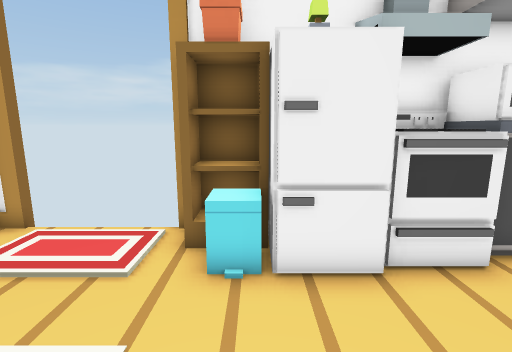
view 1 (above)

12 first-person views from a walk through a scene from a Unity 3-D project. The camera is 1.3 m above the floor, tilts 10° down and sees 85° across. The floor is counted in squares, 0.5 m on a side. Each view is taken from the middle of a square. On the plan, view 1 faces up. The plan holds only what a view shows up to about 19 squares ahead; the rest is blank. The place goes on beyond the plan. The player character is not drawn. Door leaves are left out, so doorways stand open.

view 2
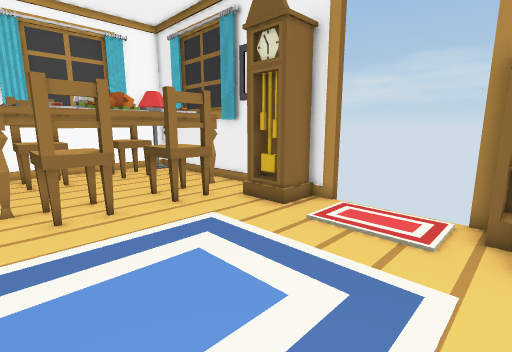

view 3
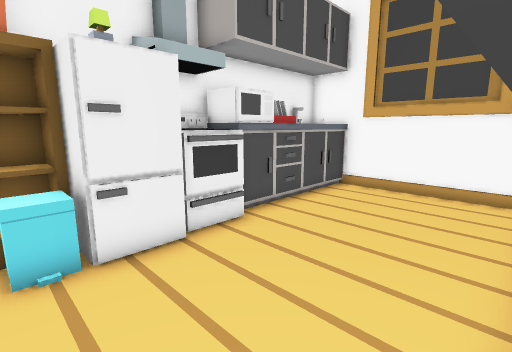

view 4
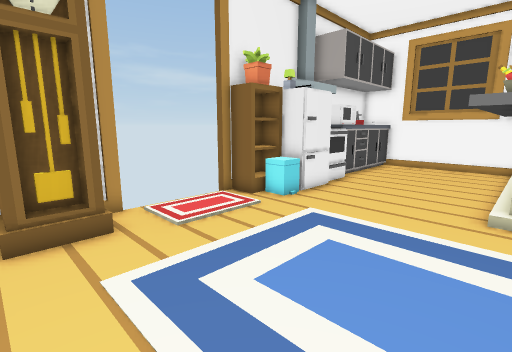

view 5
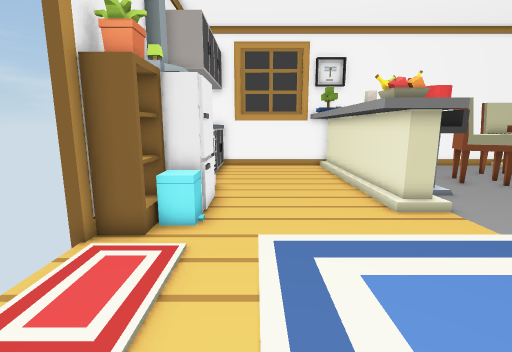

view 6
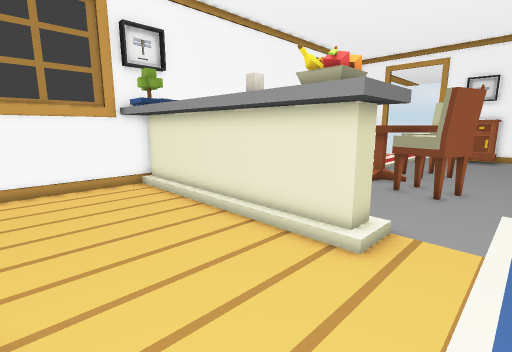

view 7
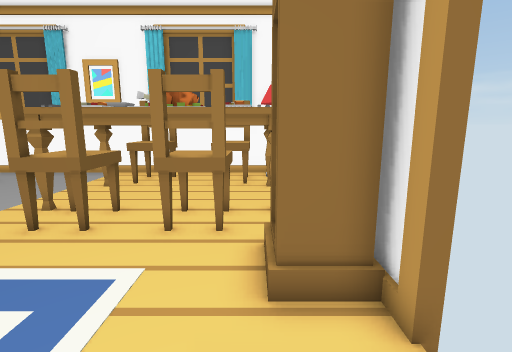

view 8
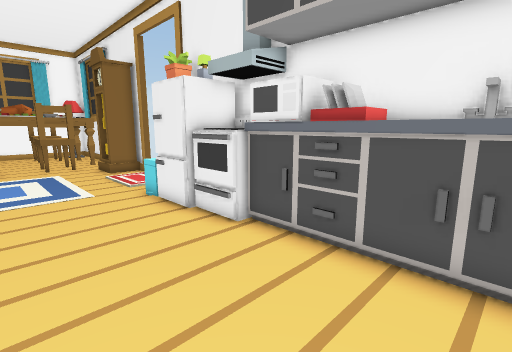

view 9
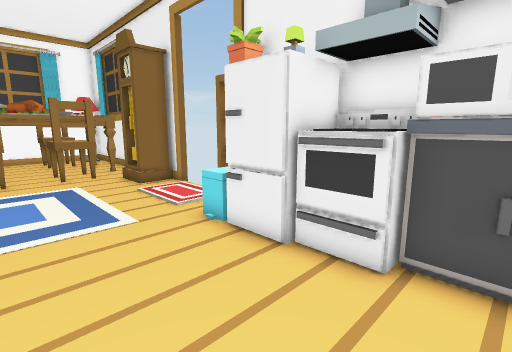

view 10
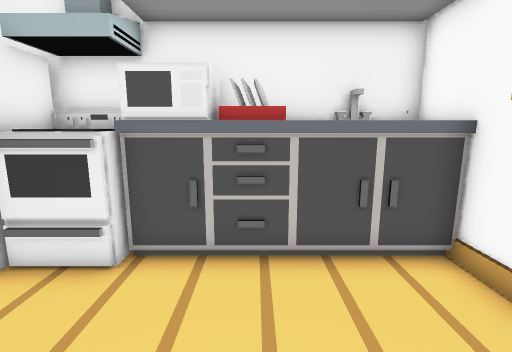

view 11
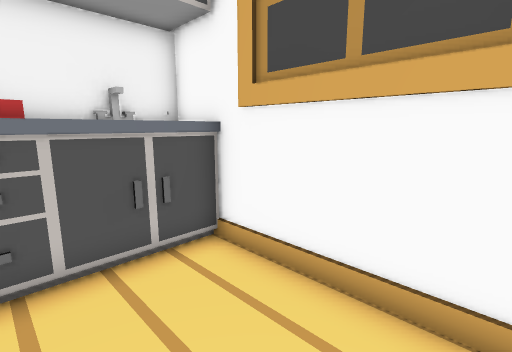

view 12
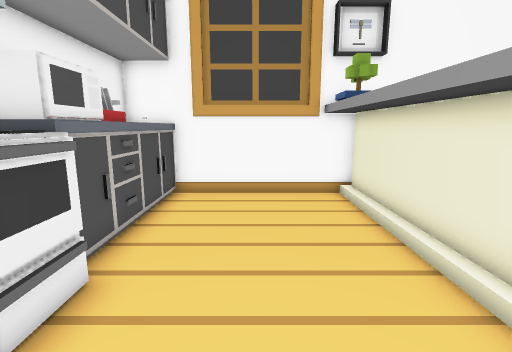

### Floor plan
Key: @ floor where view 1 was taken; # wall or solid block; . floor; D open door; ^ raised ledge; S shelf; F fridge; I sink; M microwave; E oven; R rug; T table; C clock; H chair; B bowl; A carpet; O other object.
Columns run from 13 left of view 1 to 11 right of it. Each row starts with its distance up from view 1.
  7 ### ###DDDDD#############
  6  TT.#C#..  SSSFF #IMOOIOI
  5 T#T..C#.....^FFEEEMMOIII#
  4 O#HH....................#
  3 #THH..RRRRRR............#
  2 #TT..RRRRRRR............#
  1 #THH.RRRRRRR............#
  0 O#HH.RRRRRRR.@..........#
 -1 TTHH.RRRRRRR.OBOOOOOOOO##
 -2  TT..RRRRRRR.OBBOOOOOOO##
 -3              AA        A
 -4                OO
 -5                O

Positions as (right, up) in squares from view 1, and headings:
1: (0, 0), facing up
2: (-1, -2), facing up-left
3: (-1, -1), facing up-right
4: (-9, -2), facing up-right
5: (-8, 3), facing right
6: (-2, 4), facing down-right
7: (-3, 5), facing left
8: (10, 0), facing up-left
9: (6, 0), facing up-left
10: (7, 0), facing up
11: (7, 0), facing up-right
12: (0, 2), facing right
